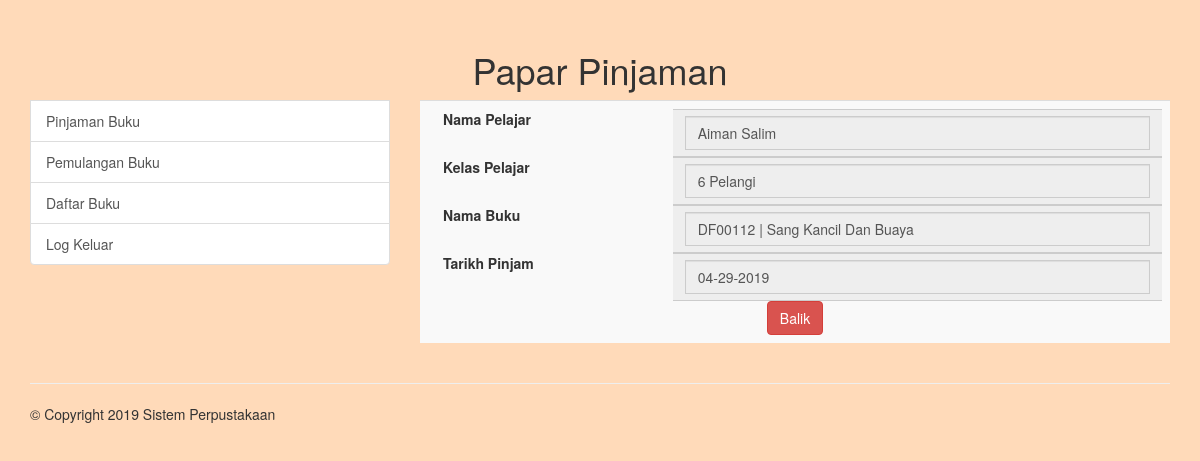
Page /pelajar-edit-pinjam.php?stdid=1 (signed in) on the committed database.
### tables this page shows
CREATE TABLE `tblpinjaman` (
  `id` int(255) NOT NULL,
  `nama_pelajar` varchar(255) NOT NULL,
  `kelas_pelajar` varchar(255) NOT NULL,
  `nama_buku` varchar(255) NOT NULL,
  `tarikh_pinjam` varchar(255) NOT NULL,
  `tarikh_pulang` varchar(255) NOT NULL,
  `empid` int(255) NOT NULL
);

### pelajar-edit-pinjam.php (the view, shortened to what this page needs)
<?php
include('includes/config.php');
if(strlen($_SESSION['emplogin'])==0)
    {
header('location:index.php');
}
else{
 ?>
<!DOCTYPE html>
<html lang="en">
<head>
                <?php include "includes/header.php"; ?>
</head>
<body>
<div class="container">
        		<h1><center>Papar Pinjaman</center></h1>
	<div class="row">
		<div class="col-xs-4">
            <?php include "includes/sidebar.php"; ?>
		</div>
		<div class="col-xs-8">
                    <table class="table table-striped">
              <tbody>
                 <tr>
                    <td colspan="1">
                       <form method="post">
<?php
$lid=intval($_GET['stdid']);
$sql = "SELECT * from tblpinjaman where tblpinjaman.id=:lid";
$query = $dbh -> prepare($sql);
$query->bindParam(':lid',$lid,PDO::PARAM_STR);
$query->execute();
$results=$query->fetchAll(PDO::FETCH_OBJ);
if($query->rowCount() > 0)
{
foreach($results as $result)
{
      ?>
                                <label class="col-md-4 control-label">Nama Pelajar</label>
                                   <div class="input-group"><span class="input-group-addon"><input readonly id="nama_pelajar" name="nama_pelajar" class="form-control" required="true" value="<?php echo htmlentities($result->nama_pelajar);?>" type="text"></span></div>
                                <label class="col-md-4 control-label">Kelas Pelajar</label>
                                   <div class="input-group"><span class="input-group-addon"><input readonly id="kelas_pelajar" name="kelas_pelajar" class="form-control" required="true" value="<?php echo htmlentities($result->kelas_pelajar);?>" type="text"></span></div>
                                <label class="col-md-4 control-label">Nama Buku</label>
                                   <div class="input-group"><span class="input-group-addon"><input readonly id="nama_buku" name="nama_buku" class="form-control" required="true" value="<?php echo htmlentities($result->nama_buku);?>" type="text"></span></div>
                                <label class="col-md-4 control-label">Tarikh Pinjam</label>
                                   <div class="input-group"><span class="input-group-addon"><input readonly id="tarikh_pinjam" name="tarikh_pinjam" class="form-control" required="true" value="<?php echo htmlentities($result->tarikh_pinjam);?>" type="text"></span></div>
                           <center><a href='pelajar-papar-pinjam.php' class='btn btn-danger'>Balik</a></center>
                           <?php }}?>
                        </form>
                    </td>
                  </tr>
              </tbody>
           </table>
        </div>
	</div>
	<hr>
	<div class="row">
		<div class="col-xs-12">
			<footer>
                <?php include "includes/footer.php"; ?>
			</footer>
		</div>
	</div>
</div>
</body>
</html>
<?php }?>

### pelajar-edit-pinjam.php (style rules this page uses)
body { padding-top: 30px; background-color: #FFDAB9; }

### includes/sidebar.php (style rules this page uses)
div { background-color: #FFDAB9; }

### rows in the picture
tblpinjaman: nama_pelajar "Aiman Salim", kelas_pelajar "6 Pelangi", nama_buku "DF00112 | Sang Kancil Dan Buaya", tarikh_pinjam "04-29-2019"
